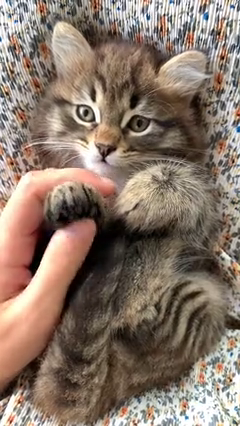
#> input picture frame 36 of video.mp4, 240 x 426 px, given in place of city.mp4, which was not available
$ jupyter execute '13.퀴즈.ipynb'   (text cells are left out)
#> lines starting #> are read from the running program, lines starting #| are printed output that depends on the picture
[cell 1]
import cv2
cap = cv2.VideoCapture('mp4/city.mp4')

# 원본 비디오 속성 가져오기
width = round(cap.get(cv2.CAP_PROP_FRAME_WIDTH)) # datetype(int)
height = round(cap.get(cv2.CAP_PROP_FRAME_HEIGHT)) # datetype(int)
fps = cap.get(cv2.CAP_PROP_FPS)

# 출력 비디오 설정
fourcc = cv2.VideoWriter_fourcc(*'H264')
out = cv2.VideoWriter('city_output.mov', fourcc, fps * 4, (height, width))

while cap.isOpened():
    ret, frame = cap.read()
#> frame is the input picture: shape (426, 240, 3); mean B, G, R 105.9, 118.8, 136.9
    if not ret:
        print("더 이상 가져올 프레임이 없습니다")
        break

    # 회전(시계 반대방향으로 90deg)
    rotated_frame = cv2.rotate(frame, cv2.ROTATE_90_COUNTERCLOCKWISE)
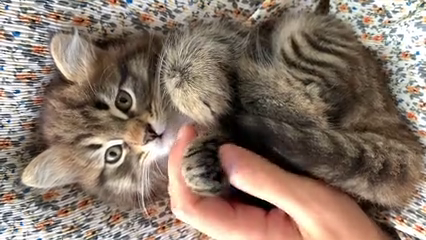
#> rotated_frame: shape (240, 426, 3); mean B, G, R 105.9, 118.8, 136.9

    # 출력 비디오 저장
    out.write(rotated_frame)

    # 영상 출력
    cv2.imshow('video', rotated_frame)

    if cv2.waitKey(1) == ord('q'):
#> (key q is pressed here)
        print("영상 종료")
        break

out.release()
cap.release()
cv2.destroyAllWindows()
cv2.waitKey(1)


$ run again, starting later in the video
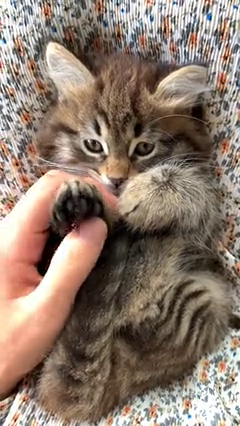
#> input picture frame 166 of video.mp4, 240 x 426 px, given in place of city.mp4, which was not available
#> frame is the input picture: shape (426, 240, 3); mean B, G, R 108.6, 121.8, 140.4
#> `rotated_frame = cv2.rotate(frame, cv2.ROTATE_90_COUNTERCLOCKWISE)`:
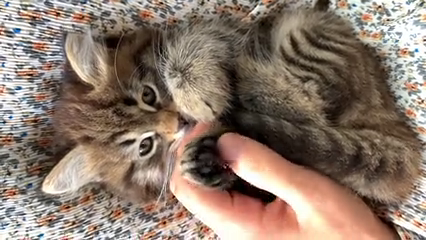
#> rotated_frame: shape (240, 426, 3); mean B, G, R 108.6, 121.8, 140.4

$ run again, starting later in the video
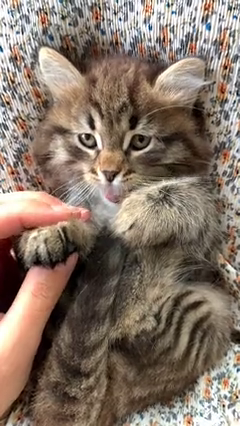
#> input picture frame 295 of video.mp4, 240 x 426 px, given in place of city.mp4, which was not available
#> frame is the input picture: shape (426, 240, 3); mean B, G, R 103.4, 116.3, 133
#> `rotated_frame = cv2.rotate(frame, cv2.ROTATE_90_COUNTERCLOCKWISE)`:
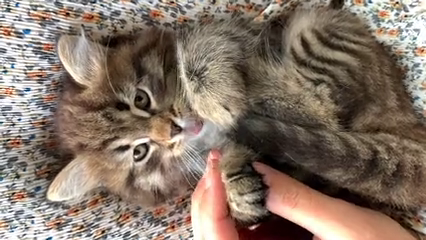
#> rotated_frame: shape (240, 426, 3); mean B, G, R 103.4, 116.3, 133
